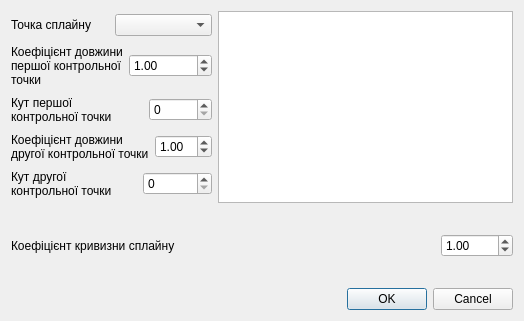
<?xml version="1.0" encoding="UTF-8"?>
<ui version="4.0">
 <class>DialogSplinePath</class>
 <widget class="QDialog" name="DialogSplinePath">
  <property name="geometry">
   <rect>
    <x>0</x>
    <y>0</y>
    <width>524</width>
    <height>321</height>
   </rect>
  </property>
  <property name="windowTitle">
   <string>Dialog</string>
  </property>
  <layout class="QVBoxLayout" name="verticalLayout">
   <item>
    <layout class="QHBoxLayout" name="horizontalLayout">
     <item>
      <layout class="QVBoxLayout" name="verticalLayout_2">
       <item>
        <layout class="QHBoxLayout" name="horizontalLayout_2">
         <item>
          <widget class="QLabel" name="label">
           <property name="text">
            <string>Точка сплайну</string>
           </property>
          </widget>
         </item>
         <item>
          <widget class="QComboBox" name="comboBoxPoint"/>
         </item>
        </layout>
       </item>
       <item>
        <layout class="QHBoxLayout" name="horizontalLayout_3">
         <item>
          <widget class="QLabel" name="label_2">
           <property name="text">
            <string>Коефіцієнт довжини першої контрольної точки</string>
           </property>
           <property name="wordWrap">
            <bool>true</bool>
           </property>
          </widget>
         </item>
         <item>
          <widget class="QDoubleSpinBox" name="doubleSpinBoxKasm1">
           <property name="value">
            <double>1.000000000000000</double>
           </property>
          </widget>
         </item>
        </layout>
       </item>
       <item>
        <layout class="QHBoxLayout" name="horizontalLayout_4">
         <item>
          <widget class="QLabel" name="label_3">
           <property name="text">
            <string>Кут першої контрольної точки</string>
           </property>
           <property name="wordWrap">
            <bool>true</bool>
           </property>
          </widget>
         </item>
         <item>
          <widget class="QSpinBox" name="spinBoxAngle1">
           <property name="maximum">
            <number>360</number>
           </property>
          </widget>
         </item>
        </layout>
       </item>
       <item>
        <layout class="QHBoxLayout" name="horizontalLayout_6">
         <item>
          <widget class="QLabel" name="label_6">
           <property name="text">
            <string>Коефіцієнт довжини другої контрольної точки</string>
           </property>
           <property name="wordWrap">
            <bool>true</bool>
           </property>
          </widget>
         </item>
         <item>
          <widget class="QDoubleSpinBox" name="doubleSpinBoxKasm2">
           <property name="value">
            <double>1.000000000000000</double>
           </property>
          </widget>
         </item>
        </layout>
       </item>
       <item>
        <layout class="QHBoxLayout" name="horizontalLayout_7">
         <item>
          <widget class="QLabel" name="label_7">
           <property name="text">
            <string>Кут другої контрольної точки</string>
           </property>
           <property name="wordWrap">
            <bool>true</bool>
           </property>
          </widget>
         </item>
         <item>
          <widget class="QSpinBox" name="spinBoxAngle2">
           <property name="maximum">
            <number>360</number>
           </property>
          </widget>
         </item>
        </layout>
       </item>
      </layout>
     </item>
     <item>
      <widget class="QListWidget" name="listWidget"/>
     </item>
    </layout>
   </item>
   <item>
    <layout class="QHBoxLayout" name="horizontalLayout_8">
     <item>
      <widget class="QLabel" name="label_4">
       <property name="sizePolicy">
        <sizepolicy hsizetype="MinimumExpanding" vsizetype="MinimumExpanding">
         <horstretch>0</horstretch>
         <verstretch>0</verstretch>
        </sizepolicy>
       </property>
       <property name="minimumSize">
        <size>
         <width>0</width>
         <height>0</height>
        </size>
       </property>
       <property name="text">
        <string>Коефіцієнт кривизни сплайну</string>
       </property>
      </widget>
     </item>
     <item>
      <widget class="QDoubleSpinBox" name="doubleSpinBoxKcurve">
       <property name="sizePolicy">
        <sizepolicy hsizetype="Preferred" vsizetype="Fixed">
         <horstretch>0</horstretch>
         <verstretch>0</verstretch>
        </sizepolicy>
       </property>
       <property name="minimumSize">
        <size>
         <width>72</width>
         <height>0</height>
        </size>
       </property>
       <property name="value">
        <double>1.000000000000000</double>
       </property>
      </widget>
     </item>
    </layout>
   </item>
   <item>
    <widget class="QDialogButtonBox" name="buttonBox">
     <property name="orientation">
      <enum>Qt::Horizontal</enum>
     </property>
     <property name="standardButtons">
      <set>QDialogButtonBox::Cancel|QDialogButtonBox::Ok</set>
     </property>
    </widget>
   </item>
  </layout>
  <zorder>buttonBox</zorder>
  <zorder>layoutWidget_2</zorder>
  <zorder></zorder>
  <zorder>horizontalLayoutWidget</zorder>
 </widget>
 <resources/>
 <connections>
  <connection>
   <sender>buttonBox</sender>
   <signal>accepted()</signal>
   <receiver>DialogSplinePath</receiver>
   <slot>accept()</slot>
   <hints>
    <hint type="sourcelabel">
     <x>248</x>
     <y>254</y>
    </hint>
    <hint type="destinationlabel">
     <x>157</x>
     <y>274</y>
    </hint>
   </hints>
  </connection>
  <connection>
   <sender>buttonBox</sender>
   <signal>rejected()</signal>
   <receiver>DialogSplinePath</receiver>
   <slot>reject()</slot>
   <hints>
    <hint type="sourcelabel">
     <x>316</x>
     <y>260</y>
    </hint>
    <hint type="destinationlabel">
     <x>286</x>
     <y>274</y>
    </hint>
   </hints>
  </connection>
 </connections>
</ui>
